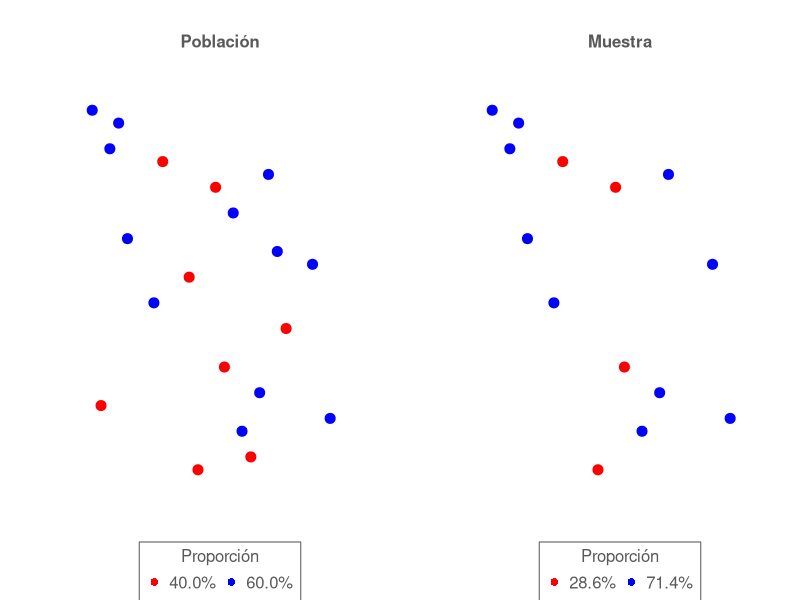
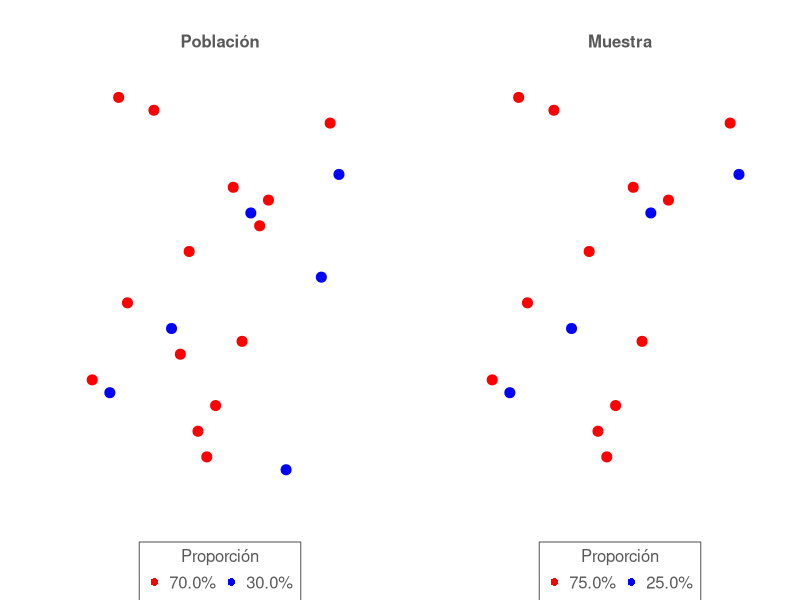
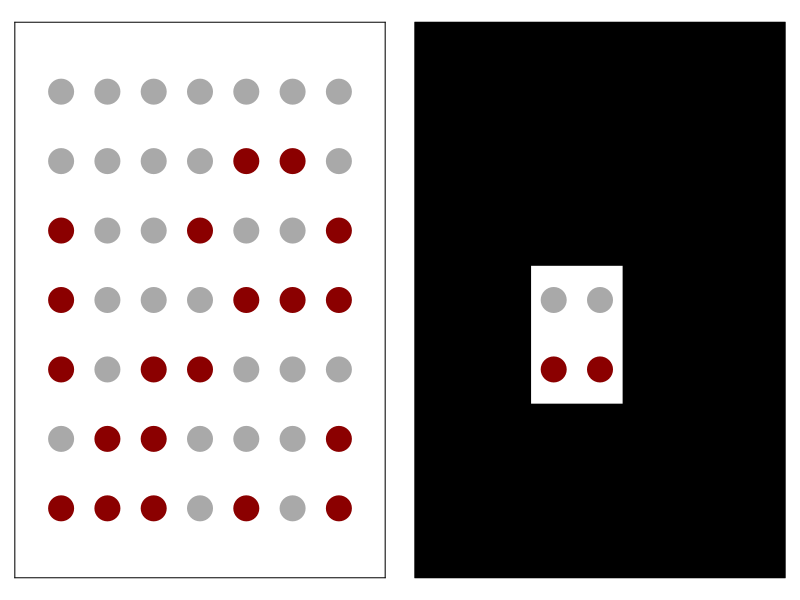
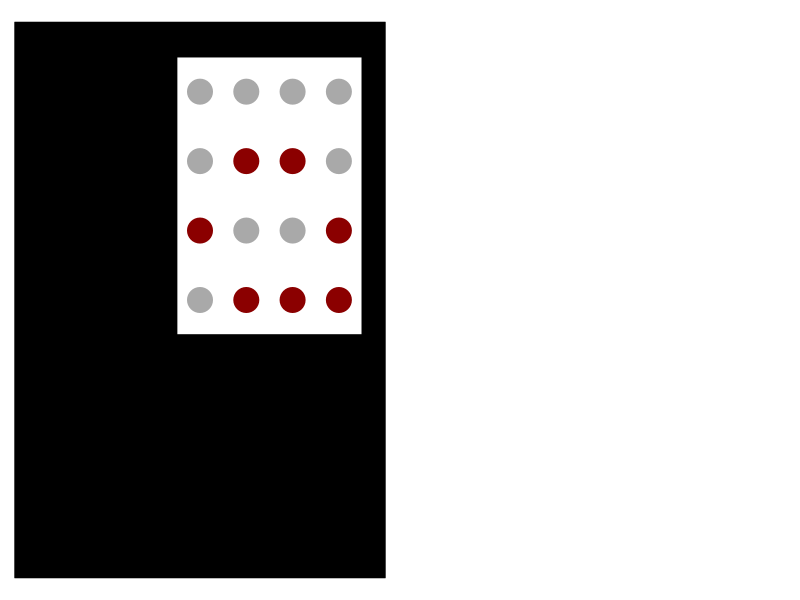
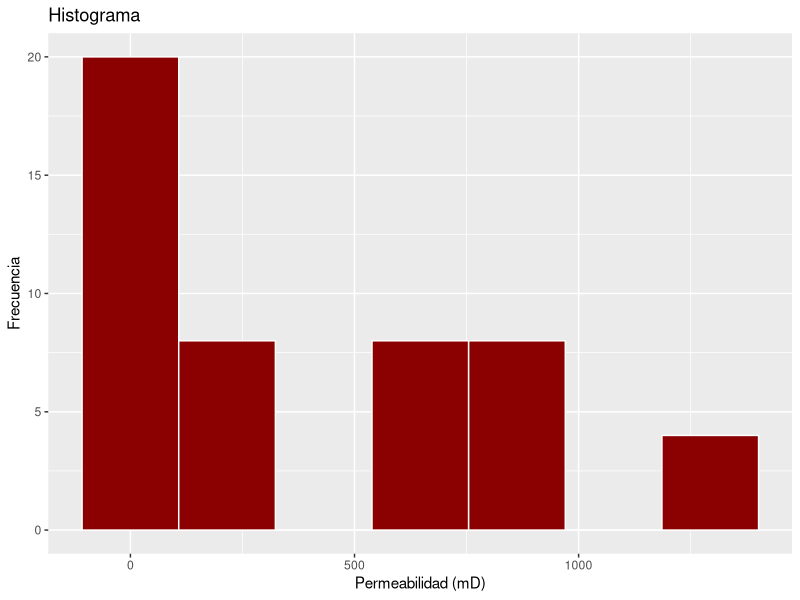
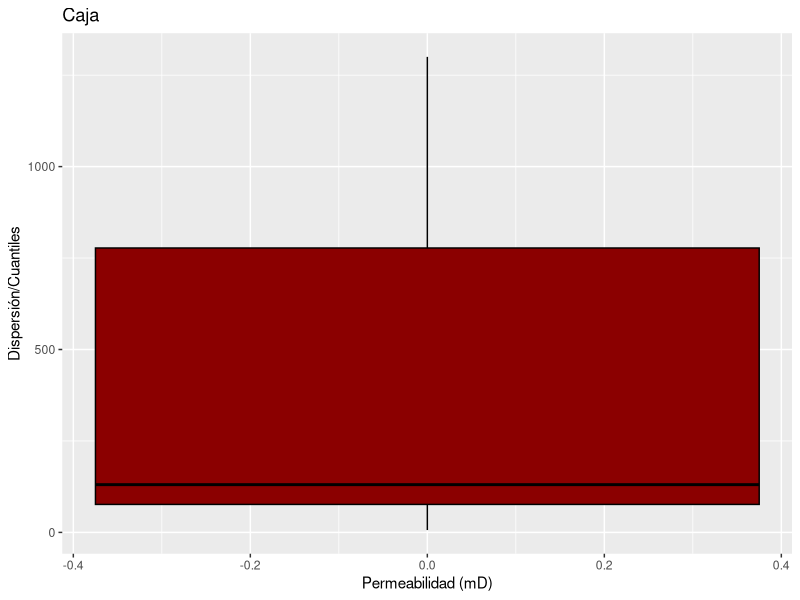
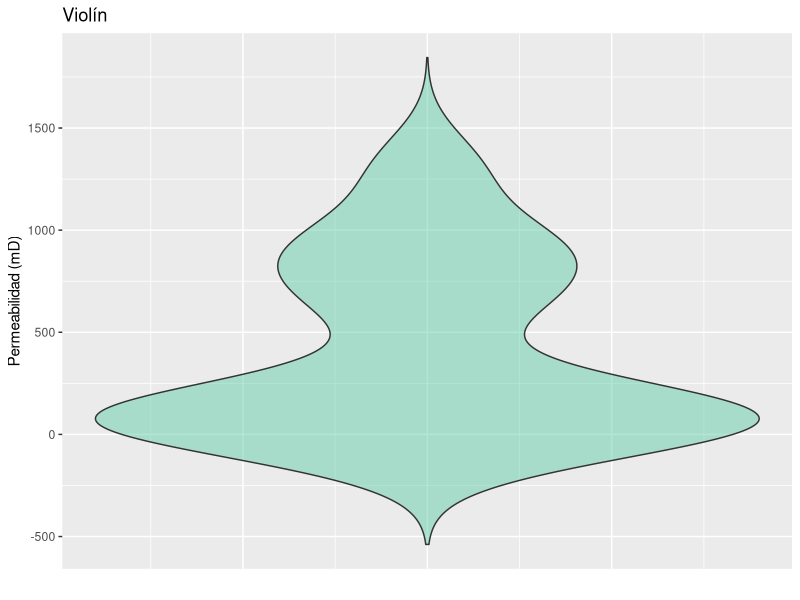
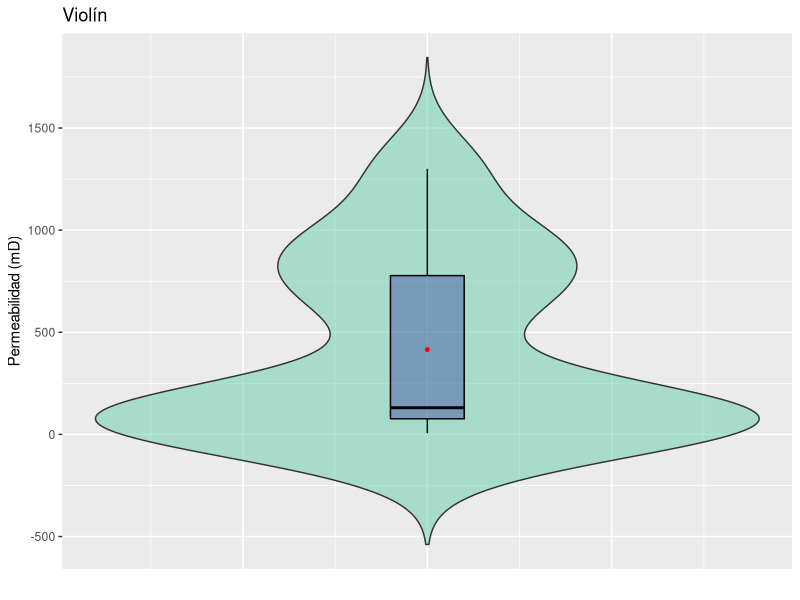

These figures' R source, in order:
## ---- chunk 1
  set.seed(2023)
  col_text = "gray35"
  col_point1 = "red"
  col_point2 = "blue"
  par(mfrow = c(1,2), las = 1, bty = "n", bg = NA)
  pos = data.frame(sample(1:30,20), sample(1:30,20))
  pos[,3] = NA
  n = sample(3:17, 1)
  pos[sample(1:20,n),3] = col_point1
  pos[,3] = ifelse(is.na(pos[,3]), col_point2, pos[,3])
  
  plot(x = pos[,1], y = pos[,2],
       pch = 20, cex = 2, col = pos[,3],
       xaxt = "n", yaxt = "n",
       xlab = "", ylab = "", main = "Población",
       cex.main = 1, col.main = col_text,
       xlim = c(1,30), ylim = c(0,30))
  legend("bottom",
         legend = paste(format(round(c(sum(pos[,3] == col_point1), sum(pos[,3] == col_point2))/length(pos[,3])*100,1),
                               nsmall = 1),"%", sep = ""),
         pch = 16, col = c(col_point1, col_point2), horiz = T,
         bty = "o", inset = c(0,-0.25), xpd = T,
         title = "Proporción", cex = 1,
         text.col = col_text, box.col = col_text)
  
  n2 = sample(1:20, sample(1:19,1))
  plot(x = pos[n2,1], y = pos[n2,2],
       pch = 20, cex = 2, col = pos[n2,3],
       xaxt = "n", yaxt = "n",
       xlab = "", ylab = "", main = "Muestra",
       cex.main = 1, col.main = col_text,
       xlim = c(1,30), ylim = c(0,30))
  legend("bottom",
         legend = paste(format(round(c(sum(pos[n2,3] == col_point1), sum(pos[n2,3] == col_point2))/length(pos[n2,3])*100,1),
                               nsmall = 1),"%", sep = ""),
         pch = 16, col = c(col_point1, col_point2), horiz = T,
         bty = "o", inset = c(0,-0.25), xpd = T,
         title = "Proporción", cex = 1,
         text.col = col_text, box.col = col_text)
## ---- chunk 2
  set.seed(1992)
  par(mfrow = c(1,2), las = 1, bty = "n", bg = NA)
  pos = data.frame(sample(1:30,20), sample(1:30,20))
  pos[,3] = NA
  n = sample(3:17, 1)
  pos[sample(1:20,n),3] = col_point1
  pos[,3] = ifelse(is.na(pos[,3]), col_point2, pos[,3])
  
  plot(x = pos[,1], y = pos[,2],
       pch = 20, cex = 2, col = pos[,3],
       xaxt = "n", yaxt = "n",
       xlab = "", ylab = "",
       main = "Población", cex.main = 1, col.main = col_text,
       xlim = c(1,30), ylim = c(0,30))
  legend("bottom",
         legend = paste(format(round(c(sum(pos[,3] == col_point1), sum(pos[,3] == col_point2))/length(pos[,3])*100,1),
                               nsmall = 1),"%", sep = ""),
         pch = 16, col = c(col_point1, col_point2), horiz = T, bty = "o",
         inset = c(0,-0.25), xpd = T, title = "Proporción", cex = 1,
         text.col = col_text, box.col = col_text)
  
  set.seed(156)
  n2 = sample(1:20, sample(1:19,1))
  plot(x = pos[n2,1], y = pos[n2,2],
       pch = 20, cex = 2, col = pos[n2,3],
       xaxt = "n", yaxt = "n",
       xlab = "", ylab = "",
       main = "Muestra", cex.main = 1, col.main = col_text,
       xlim = c(1,30), ylim = c(0,30))
  legend("bottom",
         legend = paste(format(round(c(sum(pos[n2,3] == col_point1), sum(pos[n2,3] == col_point2))/length(pos[n2,3])*100,1),
                               nsmall = 1),"%", sep = ""),
         pch = 16, col = c(col_point1, col_point2), horiz = T, bty = "o",
         inset = c(0,-0.25), xpd = T,title = "Proporción", cex = 1,
         text.col = col_text, box.col = col_text)
## ---- chunk 3
  col_point1 = "darkred"
  col_point2 = "darkgray"
  col_fill = "black"
  par(bg = NA, mar = c(0,0,0,0))
  df = data.frame(x = rep(1:7,rep(7,7)), y = rep(1:7,7), color = NA)
  set.seed(2023)
  df$color[sample(dim(df)[1], 20)] = col_point1
  df$color[is.na(df$color)] = col_point2
  plot(x = df$x, y = df$y, col = df$color,
       pch = 20, cex = 5,
       xlim = c(0,8), ylim = c(0,8),
       bty = "n", xaxt = "n", yaxt = "n",
       xlab = "", ylab = "")
  segments(x0 = c(0,0,0,8), y0 = c(0,8,0,0),
           x1 = c(0,8,8,8), y1 = c(8,8,0,8))
## ---- chunk 4
  par(bg = NA, mar = c(0,0,0,0))
  df = data.frame(x = rep(1:7,rep(7,7)), y = rep(1:7,7), color = NA)
  set.seed(2023)
  df$color[sample(dim(df)[1], 20)] = col_point1
  df$color[is.na(df$color)] = col_point2
  plot(x = df$x, y = df$y, col = df$color,
       pch = 20, cex = 5,
       xlim = c(0,8), ylim = c(0,8),
       bty = "n", xaxt = "n", yaxt = "n",
       xlab = "", ylab = "")
  polygon(x = c(0,0,8,8,4.5,4.5,2.5,2.5,4.5,4.5),
          y = c(8,0,0,8,8,2.5,2.5,4.5,4.5,8),
          col = col_fill, border = col_fill)
## ---- chunk 5
  par(bg = NA, mar = c(0,0,0,0))
  df = data.frame(x = rep(1:7,rep(7,7)), y = rep(1:7,7), color = NA)
  set.seed(2023)
  df$color[sample(dim(df)[1], 20)] = col_point1
  df$color[is.na(df$color)] = col_point2
  plot(x = df$x, y = df$y, col = df$color,
       pch = 20, cex = 5,
       xlim = c(0,8), ylim = c(0,8),
       bty = "n", xaxt = "n", yaxt = "n",
       xlab = "", ylab = "")
  polygon(x = c(0,0,8,8,7.5,7.5,3.5,3.5,7.5,7.5),
          y = c(8,0,0,8,8,3.5,3.5,7.5,7.5,8),
          col = col_fill, border = col_fill)
## ---- chunk 6
library(ggplot2)
datos = rock
ggplot(data = datos, aes(x = perm)) +
  geom_histogram(color = "white", fill = "darkred", bins = 7) +
  labs(title = "Histograma", x = "Permeabilidad (mD)", y = "Frecuencia")
## ---- chunk 7
ggplot(data = datos, aes(y = perm)) + 
  geom_boxplot(color = "black", fill = "darkred") +
  labs(title = "Caja", x = "Permeabilidad (mD)", y = "Dispersión/Cuantiles") 
## ---- chunk 8
g = ggplot(data = datos, aes(x = 1, y = perm)) + 
  geom_violin(trim = F, alpha = 0.5, fill = "aquamarine3") +
  labs(title = "Violín", x = "", y = "Permeabilidad (mD)") + 
  theme(axis.ticks.x = element_blank(),
        axis.text.x = element_blank())
g
## ---- chunk 9

g + geom_boxplot(width = 0.1, color = "black",
                 alpha = 0.3, fill = "darkblue")  +
  stat_summary(fun = mean, geom = "point",
               size = 1, color = "red")
## ---- chunk 10
datos$Perm2 = ifelse(datos$perm > 500, "Mayor a 500", "Menor a  500")
ggplot(data = datos,aes(x = Perm2)) + 
  geom_bar(fill = "darkgreen") + 
  labs(title = "Barras", x = "Permeabilidad (mD)", y = "Frecuencia")
## ---- chunk 11
ggplot(data = datos, aes(x = peri, y = perm)) +
  geom_point() +
  labs(title = "Dispersión", x = "Perímetro (px)", y = "Permeabilidad (mD)")
## ---- chunk 12
ggplot(data = datos, aes(x = peri, y = perm)) + 
  geom_point() + 
  geom_line() +
  labs(title = "Dispersión", x = "Perímetro (px)", y = "Permeabilidad (mD)")
